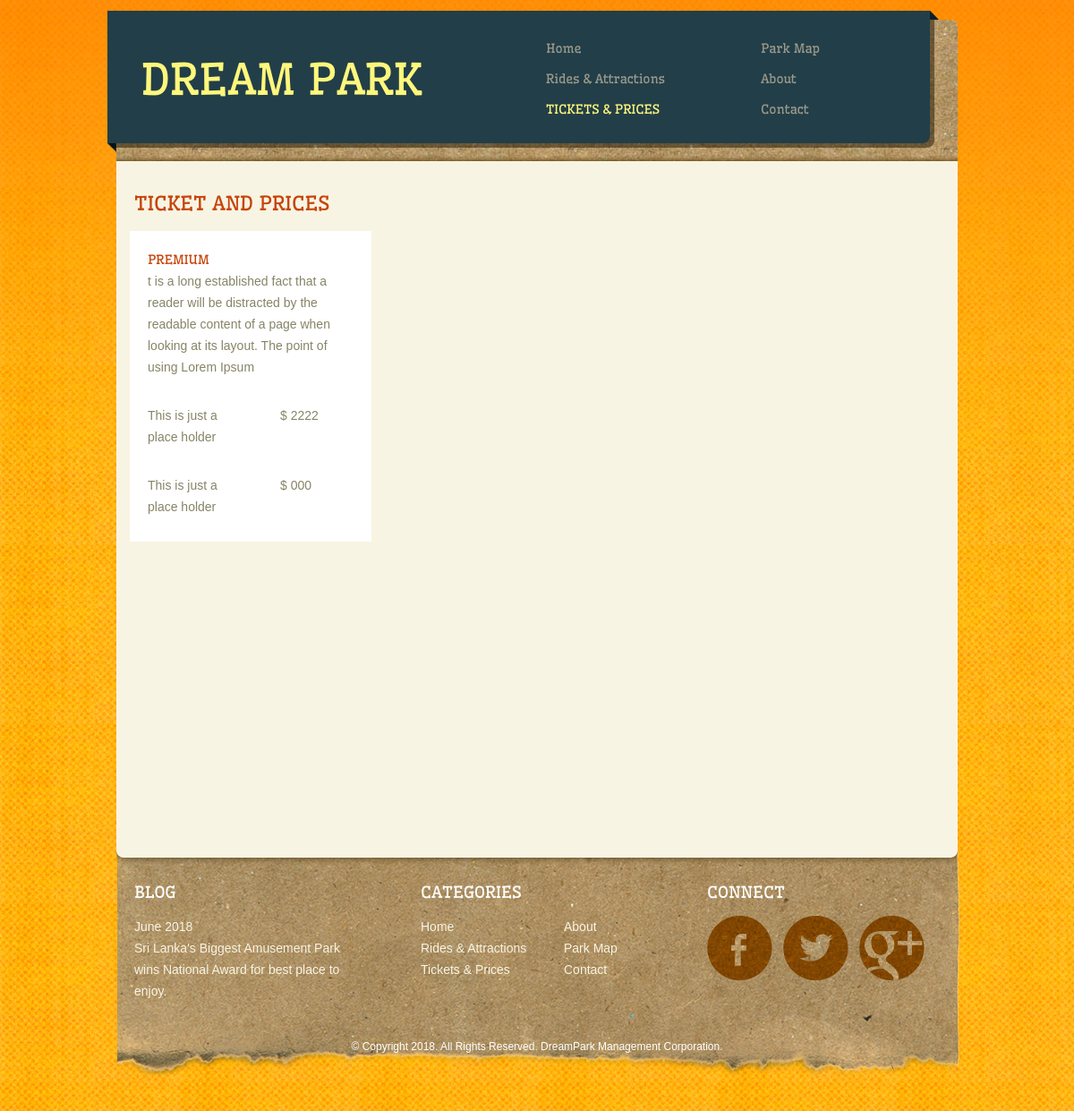
/searchRes.php?pName=premium, run on the app's committed database.
### tables this page shows
CREATE TABLE IF NOT EXISTS `package` (
  `pId` int(11) NOT NULL AUTO_INCREMENT,
  `pName` varchar(200) NOT NULL,
  `description` varchar(200) NOT NULL,
  `price` varchar(100) NOT NULL,
  PRIMARY KEY (`pId`)
);

### searchRes.php (the view, shortened to what this page needs)
<?php
$connect = mysqli_connect("localhost", "root", "", "dreampark");
?>
<!DOCTYPE HTML>
<html>
<head>
	<link rel="stylesheet" href="css/style.css" type="text/css">
</head>
<body>
	<div id="background">
		<div id="page">
			<div id="header">
				<a href="index.php" class="logo">Dream park</a>
				<ul>
					<li>
						<a href="index.php">home</a>
					</li>
					<li>
						<a href="map.html">Park Map</a>
					</li>
					<li>
						<a href="rides.html">rides &amp; attractions</a>
					</li>
					<li>
						<a href="about.html">about</a>
					</li>
					<li class="selected">
						<a href="tickets.php">tickets &amp; prices</a>
					</li>
					<li>
						<a href="contact.html">contact</a>
					</li>
				</ul>
			</div>
			<div id="body">
				<div id="content">
					<h1>Ticket and Prices</h1>
					<ul class="tickets">
							 <?php
                             $pName = $_GET["pName"];
                          $query2 = "SELECT * FROM package where pName ='$pName' ORDER BY pId ASC";
                        $result2 = mysqli_query($connect, $query2);
                        if(mysqli_num_rows($result2) > 0)
                        {
                          while($row2 = mysqli_fetch_array($result2))
                            {
                         ?>
                         <li>
							<h3><?php echo $row2["pName"] ?></h3>
							<p>
								<?php echo $row2["description"] ?>
							</p>
							<ul>
								<li>
									<span>This is just a place holder</span><span>&#36; <?php echo $row2["price"] ?></span>
								</li>
								<li>
									<span>This is just a place holder</span><span>&#36; 000</span>
								</li>
							</ul>
						</li>
						 <?php
                     }
                   }
                 ?>
                 	</ul>
				</div>
			</div>
			<div id="footer">
				<div>
					<div>
						<h3>blog</h3>
						<p>
							<a href="#"><span>June 2018</span> Sri Lanka's Biggest Amusement Park wins National Award for best place to enjoy.</a>
						</p>
					</div>
					<div>
						<h3>categories</h3>
						<ul class="category">
							<li>
								<a href="index.html">home</a>
							</li>
							<li>
								<a href="about.html">about</a>
							</li>
							<li>
								<a href="rides.html">rides &amp; attractions</a>
							</li>
							<li>
								<a href="map.html">Park Map</a>
							</li>
							<li>
								<a href="tickets.html">tickets &amp; prices</a>
							</li>
							<li>
								<a href="contact.html">contact</a>
							</li>
						</ul>
					</div>
					<div>
						<h3>connect</h3>
						<ul class="connect">
							<li id="facebook">
								<a href="#">facebook</a>
							</li>
							<li id="twitter">
								<a href="#">twitter</a>
							</li>
							<li id="googleplus">
								<a href="#">googleplus</a>
							</li>
						</ul>
					</div>
				</div>
				<p>
					&copy; copyright 2018. all rights reserved. DreamPark Management Corporation.
				</p>
			</div>
		</div>
	</div>
</body>
</html>

### css/style.css (style rules this page uses)
body { background: url(../images/bg-body.jpg) repeat; color: #868466; font-family: Arial, Helvetica, sans-serif; font-size: 14px; line-height: 1; margin: 0; min-width: 960px; padding: 0; }
#background { background: url(../images/gradient.png) repeat-x top left; margin: 0; padding: 0; }
#page { margin: 0 auto; padding: 0; width: 960px; }
#header { background: url(../images/bg-header.png) no-repeat top center; height: 180px; margin: 0; overflow: hidden; padding: 0; }
#header a.logo { color: #fff77c; display: block; float: left; font-family: 'Wellfleet-Regular'; font-size: 48px; font-weight: normal; margin: 65px 20px 0 38px; padding: 0; text-decoration: none; text-transform: uppercase; width: 422px; }
#header ul { float: right; margin: 0; padding: 37px 0 20px; width: 480px; }
#header ul li { display: block; float: left; list-style: none; margin: 10px 0; padding: 0 40px 0 10px; width: 190px; }
#header ul li a { color: #9b9a8b; display: block; font-family: 'Wellfleet-Regular'; font-size: 14px; font-weight: normal; margin: 0; padding: 0; text-decoration: none; text-transform: capitalize; }
#header ul li a:hover, #header ul li.selected a { color: #fff77c; }
#header ul li.selected a { text-transform: uppercase; }
#body { margin: 0; min-height: 750px; padding: 0; }
#body #content, #body #blog, #body #contact { background: url(../images/bg-content.png) repeat-y top center; margin: 0; min-height: 750px; overflow: hidden; padding: 0; }
#body #content { padding: 0 0 20px; }
#body #content > h1, #body #contact > h1 { color: #c6440a; font-family: 'Wellfleet-Regular'; font-size: 22px; font-weight: normal; line-height: 30px; margin: 0; padding: 32px 30px 16px; text-transform: uppercase; }
#body #content .tickets { margin: 0; overflow: hidden; padding: 0; }
#body #content .tickets li { list-style: none; margin: 0; padding: 0; }
#body #content .tickets > li { background: #fff; display: block; float: left; height: 307px; margin: 0 25px 37px 25px; padding: 20px; width: 230px; }
#body #content .tickets li h3 { color: #c6440a; font-family: 'Wellfleet-Regular'; font-size: 14px; font-weight: normal; line-height: 24px; margin: 0; padding: 0; text-transform: uppercase; }
#body #content .tickets li p { line-height: 24px; margin: 0; padding: 0; }
#body #content .tickets ul { margin: 0; padding: 0; }
#body #content .tickets ul li { display: block; overflow: hidden; padding: 30px 0 0; }
#body #content .tickets ul li span { display: block; float: left; line-height: 24px; margin: 0; padding: 0; width: 82px; }
#body #content .tickets ul li span:first-child { padding: 0 40px 0 0; width: 108px; }
#footer { background: url(../images/bg-footer.png) no-repeat top center; height: 222px; margin: 0; padding: 38px 0 31px; }
#footer div { margin: 0; overflow: hidden; padding: 0; }
#footer > p { color: #fff; display: block; font-size: 12px; margin: 0; padding: 0; text-align: center; text-transform: capitalize; }
#footer div div { float: left; padding: 0 0 44px; width: 320px; }
#footer div div h3 { color: #fff; font-family: 'Wellfleet-Regular'; font-size: 18px; font-weight: normal; margin: 0; padding: 0 30px 17px; text-transform: uppercase; }
#footer div div p { color: #f8f4e3; line-height: 24px; margin: 0; padding: 0 30px; }
#footer div div p span { display: block; text-transform: capitalize; }
#footer div div p a { color: #f8f4e3; text-decoration: none; }
#footer div div ul { margin: 0; overflow: hidden; padding: 0; }
#footer div div ul li { display: block; float: left; list-style: none; margin: 0; padding: 0; }
#footer div div ul li a { text-decoration: none; }
#footer div div ul.category li { margin: 0 10px 0 0; padding: 0 0 0 30px; line-height: 24px; width: 120px; }
#footer div div ul.category li a { color: #f8f4e3; text-decoration: none; text-transform: capitalize; }
#footer div div ul.connect { padding: 0 0 0 30px; }
#footer div div ul.connect li { margin: 0 12px 0 0; width: 73px; }
#footer div div ul.connect li a { background: url(../images/icons.png) no-repeat; display: block; height: 72px; text-indent: -99999px; width: 73px; }
#footer div div ul.connect #facebook a { background-position: 0 0; }
#footer div div ul.connect #twitter a { background-position: 0 -82px; }
#footer div div ul.connect #googleplus a { background-position: 0 -164px; }

### data on the page
package: pName "PREMIUM", description "t is a long established fact that a reader will be distracted by the readable content of a page when looking at its layout. The point of using Lorem Ipsum", price "2222"
